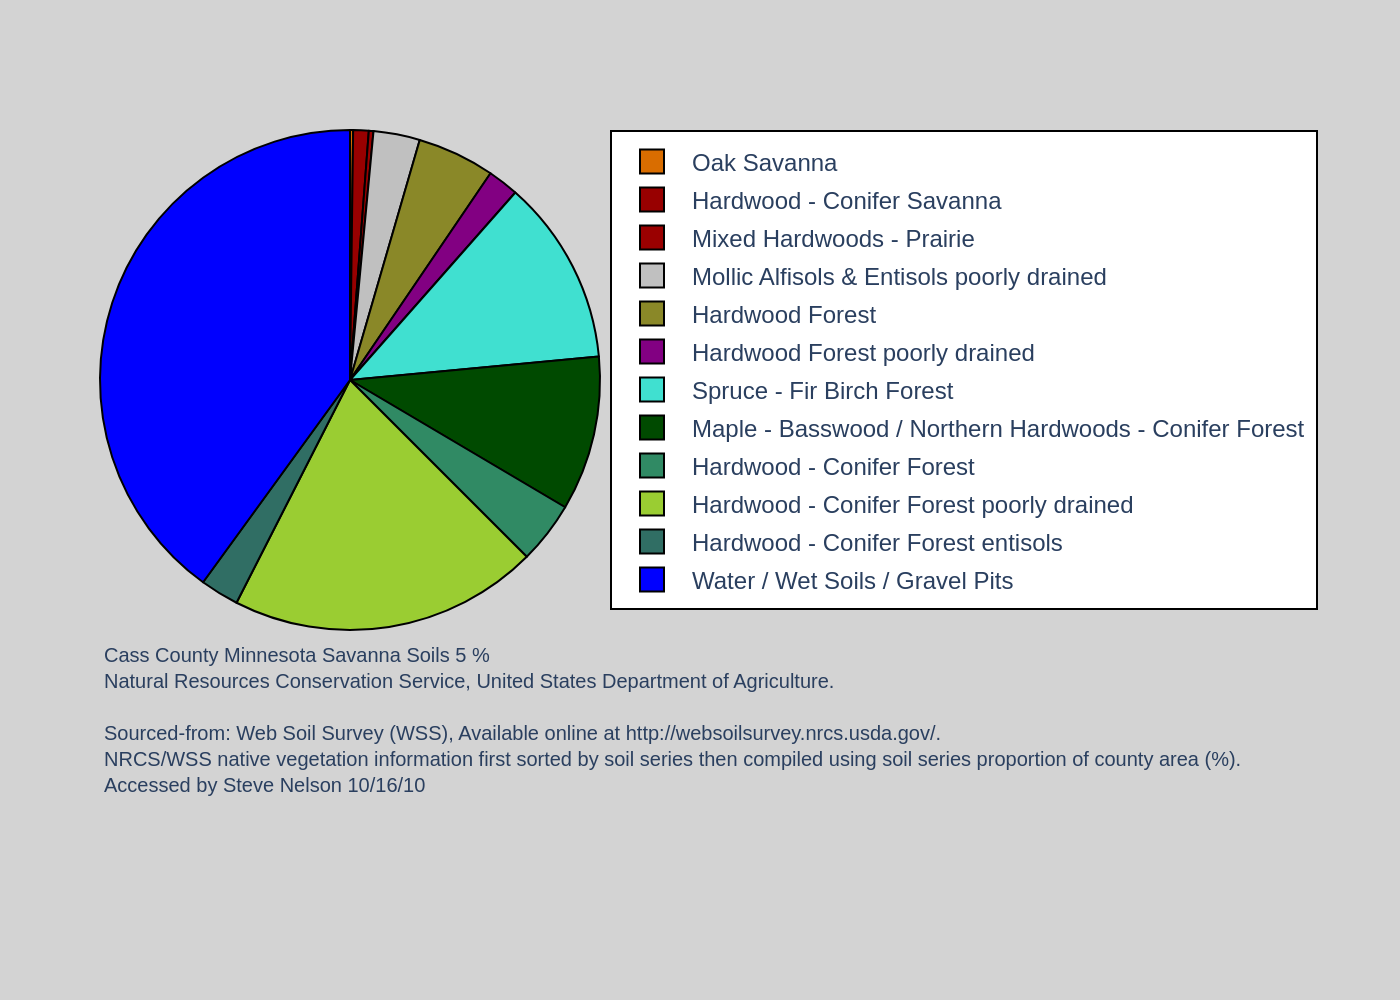

The Python source for this figure:
import sys
import json
import os
import plotly.graph_objects as go

# Check for command-line argument
if len(sys.argv) != 2:
    print(f"Usage: python {os.path.basename(__file__)} <json_file_path>")
    sys.exit(1)

json_path = sys.argv[1]

# Read data from the JSON file
try:
    with open(json_path, 'r', encoding='utf-8') as f:
        chart_info = json.load(f)
except FileNotFoundError:
    print(f"Error: JSON file not found at {json_path}")
    sys.exit(1)
except json.JSONDecodeError:
    print(f"Error: Could not decode JSON from {json_path}")
    sys.exit(1)

# Extract data for the chart
chart_data = chart_info.get('chart_data', [])
texts = chart_info.get('texts', {})
colors = chart_info.get('colors', [])

labels = [item['label'] for item in chart_data]
values = [item['value'] for item in chart_data]

# Create the pie chart
fig = go.Figure()

fig.add_trace(go.Pie(
    labels=labels,
    values=values,
    marker=dict(
        colors=colors,
        line=dict(color='#000000', width=1)
    ),
    sort=False,
    direction='clockwise',
    hoverinfo='label+percent',
    textinfo='none'
))

# Combine title and source annotations
annotations = []
title_text = f"{texts.get('title', '') or ''}"
if texts.get('subtitle'):
    title_text += f"<br><sub>{texts.get('subtitle')}</sub>"

source_text = texts.get('source', '')
if source_text:
    annotations.append(
        dict(
            showarrow=False,
            text=source_text,
            xref="paper",
            yref="paper",
            x=0,
            y=0,
            xanchor='left',
            yanchor='top',
            align='left',
            font=dict(size=10)
        )
    )

# Update layout
fig.update_layout(
    title_text=title_text if title_text.strip() and title_text != "<br><sub></sub>" else None,
    title_x=0.5,
    font=dict(family="Arial"),
    showlegend=True,
    plot_bgcolor='#D3D3D3',
    paper_bgcolor='#D3D3D3',
    margin=dict(l=50, r=400, t=60, b=180),
    legend=dict(
        x=1.02,
        y=0.98,
        xanchor='left',
        yanchor='top',
        bgcolor='white',
        bordercolor='black',
        borderwidth=1
    ),
    annotations=annotations
)

# Generate output filename from JSON path
base_filename = os.path.splitext(os.path.basename(json_path))[0]
output_filename = f"{base_filename}.png"

# Save the chart as a PNG image
fig.write_image(output_filename, scale=2)

print(f"Chart saved to {output_filename}")
